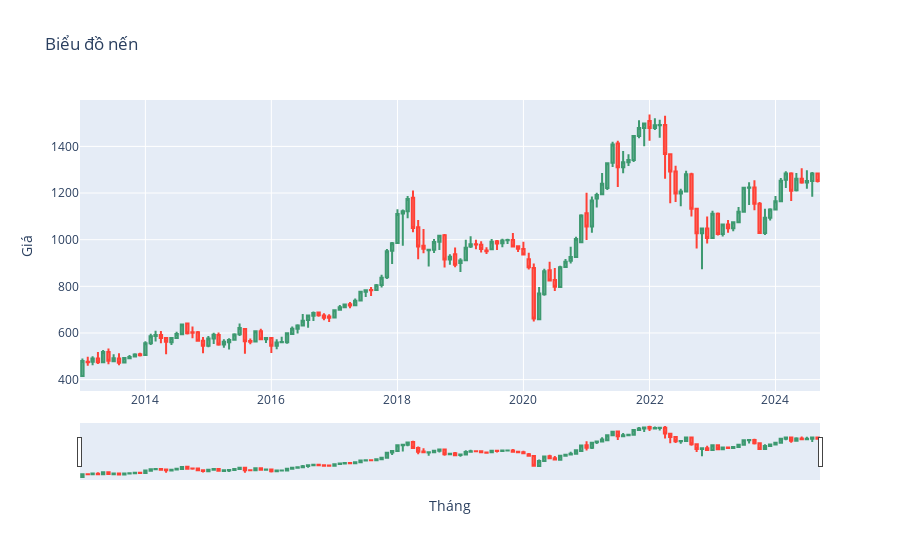

Notebook code cell kept with this figure:
### Markdown cell above
### Candlestick Chart

### Code cell
fig = go.Figure(data=[go.Candlestick(x=df['Date'],
                                       open=df['Open'],
                                       high=df['High'],
                                       low=df['Low'],
                                       close=df['Price'])])

fig.update_layout(title='Biểu đồ nến',
                  xaxis_title='Tháng',
                  yaxis_title='Giá',
                  xaxis_rangeslider_visible=True)

fig.show()

### Figure 1 — Plotly figure (JSON) as saved in the notebook; plotly's stock layout.template omitted (floating-point values rounded to 4 significant figures; data arrays with more than 128 entries replaced by an {"elided": "..."} marker saying what was removed)
{"data": [{"close": {"elided": "141 float values"}, "high": {"elided": "141 float values"}, "low": {"elided": "141 float values"}, "open": {"elided": "141 float values"}, "type": "candlestick", "x": {"elided": "141 str values"}}], "layout": {"title": {"text": "Biểu đồ nến"}, "xaxis": {"rangeslider": {"visible": true}, "title": {"text": "Tháng"}}, "yaxis": {"title": {"text": "Giá"}}}}
